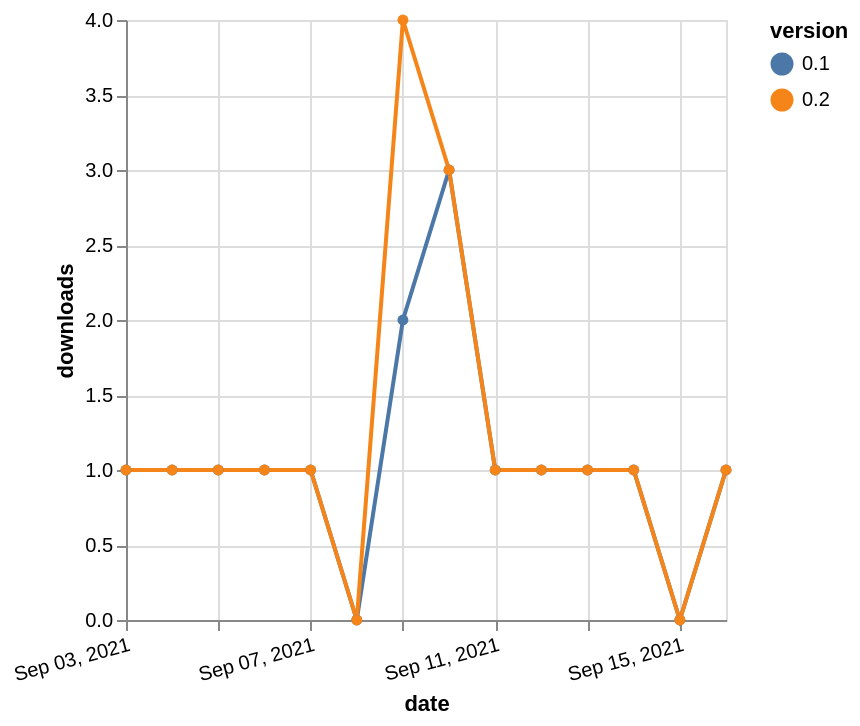

Write the Vega-Lite specification saved for this chart.
### Vega-Lite specification from a JSON file in a GitHub repository (floating-point values rounded to 4 significant figures)
{"$schema": "https://vega.github.io/schema/vega-lite/v5.json", "description": "A simple bar chart with embedded data.", "data": {"values": [{"date": "2021-09-03", "total": 327, "delta": 1, "version": "0.1"}, {"date": "2021-09-04", "total": 328, "delta": 1, "version": "0.1"}, {"date": "2021-09-05", "total": 329, "delta": 1, "version": "0.1"}, {"date": "2021-09-06", "total": 330, "delta": 1, "version": "0.1"}, {"date": "2021-09-07", "total": 331, "delta": 1, "version": "0.1"}, {"date": "2021-09-08", "total": 331, "delta": 0, "version": "0.1"}, {"date": "2021-09-09", "total": 333, "delta": 2, "version": "0.1"}, {"date": "2021-09-10", "total": 336, "delta": 3, "version": "0.1"}, {"date": "2021-09-11", "total": 337, "delta": 1, "version": "0.1"}, {"date": "2021-09-12", "total": 338, "delta": 1, "version": "0.1"}, {"date": "2021-09-13", "total": 339, "delta": 1, "version": "0.1"}, {"date": "2021-09-14", "total": 340, "delta": 1, "version": "0.1"}, {"date": "2021-09-15", "total": 340, "delta": 0, "version": "0.1"}, {"date": "2021-09-16", "total": 341, "delta": 1, "version": "0.1"}, {"date": "2021-09-03", "total": 340, "delta": 1, "version": "0.2"}, {"date": "2021-09-04", "total": 341, "delta": 1, "version": "0.2"}, {"date": "2021-09-05", "total": 342, "delta": 1, "version": "0.2"}, {"date": "2021-09-06", "total": 343, "delta": 1, "version": "0.2"}, {"date": "2021-09-07", "total": 344, "delta": 1, "version": "0.2"}, {"date": "2021-09-08", "total": 344, "delta": 0, "version": "0.2"}, {"date": "2021-09-09", "total": 348, "delta": 4, "version": "0.2"}, {"date": "2021-09-10", "total": 351, "delta": 3, "version": "0.2"}, {"date": "2021-09-11", "total": 352, "delta": 1, "version": "0.2"}, {"date": "2021-09-12", "total": 353, "delta": 1, "version": "0.2"}, {"date": "2021-09-13", "total": 354, "delta": 1, "version": "0.2"}, {"date": "2021-09-14", "total": 355, "delta": 1, "version": "0.2"}, {"date": "2021-09-15", "total": 355, "delta": 0, "version": "0.2"}, {"date": "2021-09-16", "total": 356, "delta": 1, "version": "0.2"}]}, "width": "container", "mark": {"type": "line", "point": {"filled": true}}, "encoding": {"x": {"field": "date", "type": "temporal", "timeUnit": "yearmonthdate", "title": "date", "axis": {"labelAngle": -15}}, "y": {"field": "delta", "type": "quantitative", "title": "downloads"}, "color": {"field": "version", "type": "nominal"}, "tooltip": {"field": "delta"}}}
